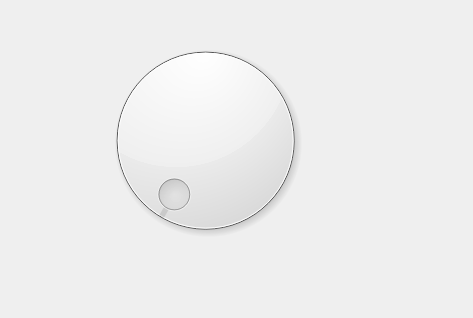
<?xml version="1.0" encoding="UTF-8"?>
<ui version="4.0">
 <class>MainWindow</class>
 <widget class="QMainWindow" name="MainWindow">
  <property name="geometry">
   <rect>
    <x>0</x>
    <y>0</y>
    <width>473</width>
    <height>318</height>
   </rect>
  </property>
  <property name="windowTitle">
   <string>Ejemplo</string>
  </property>
  <widget class="QWidget" name="centralwidget">
   <widget class="QDial" name="dial">
    <property name="geometry">
     <rect>
      <x>60</x>
      <y>30</y>
      <width>291</width>
      <height>221</height>
     </rect>
    </property>
    <property name="maximum">
     <number>255</number>
    </property>
   </widget>
  </widget>
 </widget>
 <resources/>
 <connections/>
</ui>
